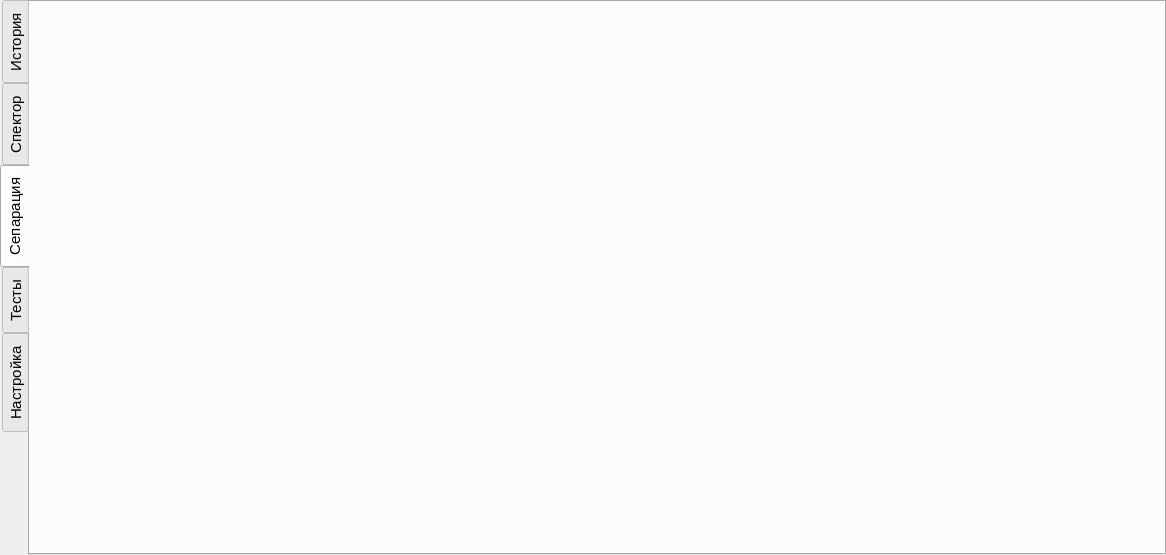
<?xml version="1.0" encoding="UTF-8"?>
<ui version="4.0">
 <class>MainTabWidget</class>
 <widget class="QTabWidget" name="MainTabWidget">
  <property name="enabled">
   <bool>true</bool>
  </property>
  <property name="geometry">
   <rect>
    <x>0</x>
    <y>0</y>
    <width>1166</width>
    <height>555</height>
   </rect>
  </property>
  <property name="sizePolicy">
   <sizepolicy hsizetype="Ignored" vsizetype="Ignored">
    <horstretch>0</horstretch>
    <verstretch>0</verstretch>
   </sizepolicy>
  </property>
  <property name="font">
   <font>
    <family>Tahoma</family>
    <pointsize>11</pointsize>
   </font>
  </property>
  <property name="windowTitle">
   <string>TabWidget</string>
  </property>
  <property name="layoutDirection">
   <enum>Qt::LeftToRight</enum>
  </property>
  <property name="tabPosition">
   <enum>QTabWidget::West</enum>
  </property>
  <property name="tabShape">
   <enum>QTabWidget::Rounded</enum>
  </property>
  <property name="currentIndex">
   <number>2</number>
  </property>
  <property name="iconSize">
   <size>
    <width>20</width>
    <height>20</height>
   </size>
  </property>
  <property name="elideMode">
   <enum>Qt::ElideLeft</enum>
  </property>
  <property name="documentMode">
   <bool>false</bool>
  </property>
  <property name="tabsClosable">
   <bool>false</bool>
  </property>
  <property name="movable">
   <bool>true</bool>
  </property>
  <widget class="QWidget" name="tabHistory">
   <attribute name="icon">
    <iconset resource="icons.qrc">
     <normaloff>:/icons/icons/Logs_tab_no_color_icon_90.png</normaloff>:/icons/icons/Logs_tab_no_color_icon_90.png</iconset>
   </attribute>
   <attribute name="title">
    <string>История</string>
   </attribute>
   <layout class="QHBoxLayout" name="horizontalLayout">
    <item>
     <widget class="TCPLogsWigtets" name="logWidget" native="true"/>
    </item>
   </layout>
  </widget>
  <widget class="SPRSpectrumListTableWidget" name="tabSpectrum">
   <attribute name="icon">
    <iconset resource="icons.qrc">
     <normaloff>:/icons/icons/Spector_tab_icons_no_color_icon_90.png</normaloff>:/icons/icons/Spector_tab_icons_no_color_icon_90.png</iconset>
   </attribute>
   <attribute name="title">
    <string>Спектор</string>
   </attribute>
   <layout class="QVBoxLayout" name="verticalLayout_2"/>
  </widget>
  <widget class="QWidget" name="tabSeparate">
   <attribute name="icon">
    <iconset resource="icons.qrc">
     <normaloff>:/icons/icons/Separate_tab_bo_colors_icon_90.png</normaloff>:/icons/icons/Separate_tab_bo_colors_icon_90.png</iconset>
   </attribute>
   <attribute name="title">
    <string>Сепарация</string>
   </attribute>
   <layout class="QVBoxLayout" name="verticalLayout_4">
    <property name="spacing">
     <number>0</number>
    </property>
    <property name="leftMargin">
     <number>0</number>
    </property>
    <property name="topMargin">
     <number>0</number>
    </property>
    <property name="rightMargin">
     <number>0</number>
    </property>
    <property name="bottomMargin">
     <number>0</number>
    </property>
    <item>
     <widget class="SPRSeparateWidget" name="wSeparateWigget" native="true">
      <layout class="QVBoxLayout" name="verticalLayout_3"/>
     </widget>
    </item>
   </layout>
  </widget>
  <widget class="SPRTestIMSWidget" name="tabTest">
   <attribute name="icon">
    <iconset resource="icons.qrc">
     <normaloff>:/icons/icons/Settings_tab_no_color_icon_90.png</normaloff>:/icons/icons/Settings_tab_no_color_icon_90.png</iconset>
   </attribute>
   <attribute name="title">
    <string>Тесты</string>
   </attribute>
  </widget>
  <widget class="SPRSettingsWidget" name="tabSettings">
   <attribute name="icon">
    <iconset resource="icons.qrc">
     <normaloff>:/icons/icons/Test_tab_no_color_icons.png</normaloff>:/icons/icons/Test_tab_no_color_icons.png</iconset>
   </attribute>
   <attribute name="title">
    <string>Настройка</string>
   </attribute>
   <layout class="QVBoxLayout" name="verticalLayout"/>
  </widget>
 </widget>
 <customwidgets>
  <customwidget>
   <class>SPRSpectrumListTableWidget</class>
   <extends>QWidget</extends>
   <header>sprspectrumlisttablewidget.h</header>
   <container>1</container>
  </customwidget>
  <customwidget>
   <class>SPRSettingsWidget</class>
   <extends>QWidget</extends>
   <header>sprsettingswidget.h</header>
   <container>1</container>
  </customwidget>
  <customwidget>
   <class>SPRTestIMSWidget</class>
   <extends>QWidget</extends>
   <header>sprtestimswidget.h</header>
   <container>1</container>
  </customwidget>
  <customwidget>
   <class>SPRSeparateWidget</class>
   <extends>QWidget</extends>
   <header>sprseparatewidget.h</header>
   <container>1</container>
  </customwidget>
  <customwidget>
   <class>TCPLogsWigtets</class>
   <extends>QWidget</extends>
   <header>tcp/tcplogswigtets.h</header>
   <container>1</container>
  </customwidget>
 </customwidgets>
 <resources>
  <include location="icons.qrc"/>
 </resources>
 <connections/>
</ui>
